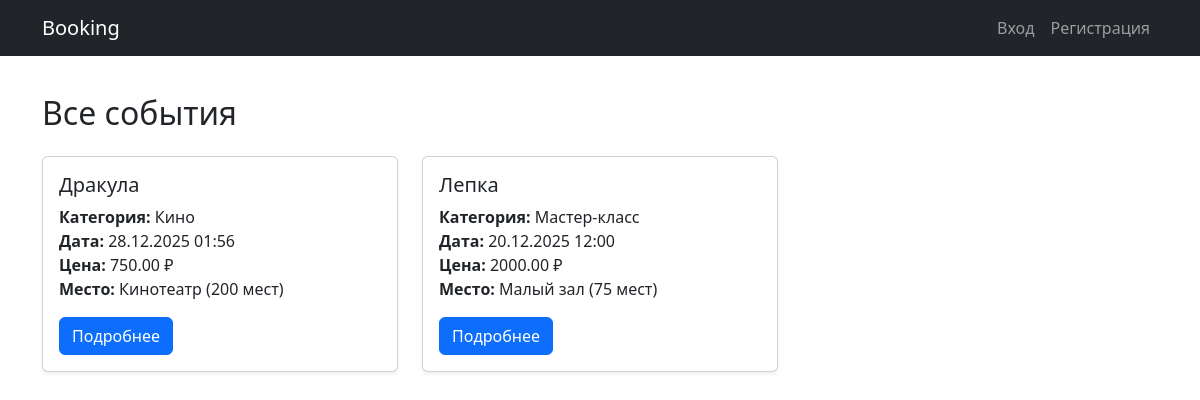
The page /events-list/ on the database as committed earlier.
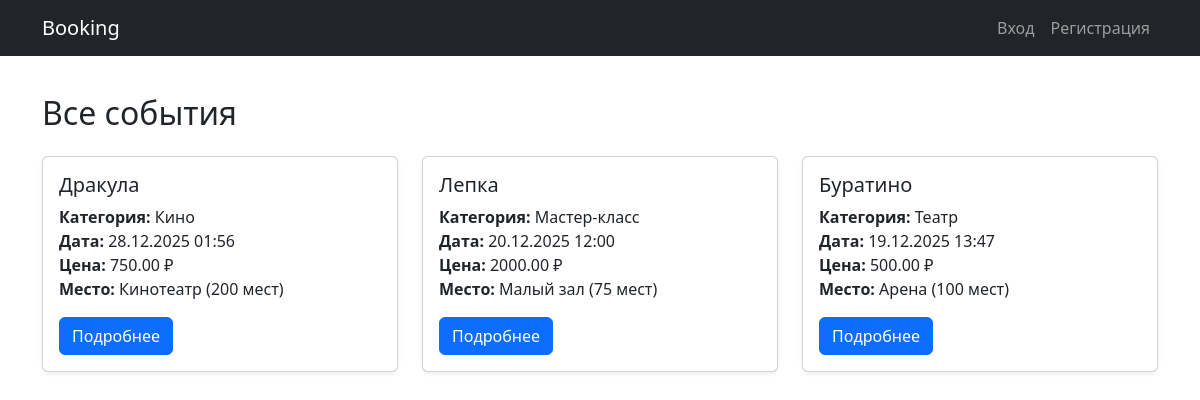
The same page on the database as committed later.
### events/models.py (models this page shows, shortened)
class Event(models.Model):
    title = models.CharField(max_length=200)
    description = models.TextField()
    date = models.DateTimeField()
    venue = models.ForeignKey(Venue, on_delete=models.CASCADE)
    category = models.ForeignKey(Category, on_delete=models.SET_NULL, null=True)
    organizer = models.ForeignKey(User, on_delete=models.CASCADE, null=True, blank=True)
    price = models.DecimalField(
        max_digits=10,
        decimal_places=2,
        default=0,
        help_text="Стоимость билета"
    )

class Category(models.Model):
    name = models.CharField(max_length=200)
    description = models.TextField(blank=True)

class Venue(models.Model):
    name = models.CharField(max_length=200)
    address = models.CharField(max_length=300)
    capacity = models.IntegerField()

### events/views.py (the view)
# urls.py: path('events-list/', views.events_page, name='events_page'),  # Изменили events/ на events-list/
def events_page(request):
    events = Event.objects.select_related("venue", "category")
    return render(request, "templates/pages/events.html", {"events": events})

### templates/templates/pages/events.html (shortened to what this page needs)
{% extends "../base.html" %}
{% block content %}
<h2 class="mb-4">Все события</h2>
<div class="row">
    {% for event in events %}
    <div class="col-md-4 mb-4">
        <div class="card shadow-sm h-100">
            <div class="card-body">
                <h5 class="card-title">{{ event.title }}</h5>
                <p class="card-text">
                    <strong>Категория:</strong> {{ event.category.name }}<br>
                    <strong>Дата:</strong> {{ event.date|date:"d.m.Y H:i" }}<br>
                    <strong>Цена:</strong> {{ event.price }} ₽<br>
                    <strong>Место:</strong> {{ event.venue.name }} ({{ event.venue.capacity }} мест)
                </p>
                <div class="d-flex justify-content-between">
                    <a href="{% url 'event_detail_page' event.id %}" class="btn btn-primary">
                        Подробнее
                    </a>
                </div>
            </div>
        </div>
    </div>
    {% endfor %}
</div>
{% endblock %}

Rows that differ between the two databases and show on the page:
added Event: title "Буратино", category.name "Театр", date "19.12.2025 13:47", price "500.00", venue.name "Арена", venue.capacity "100"
